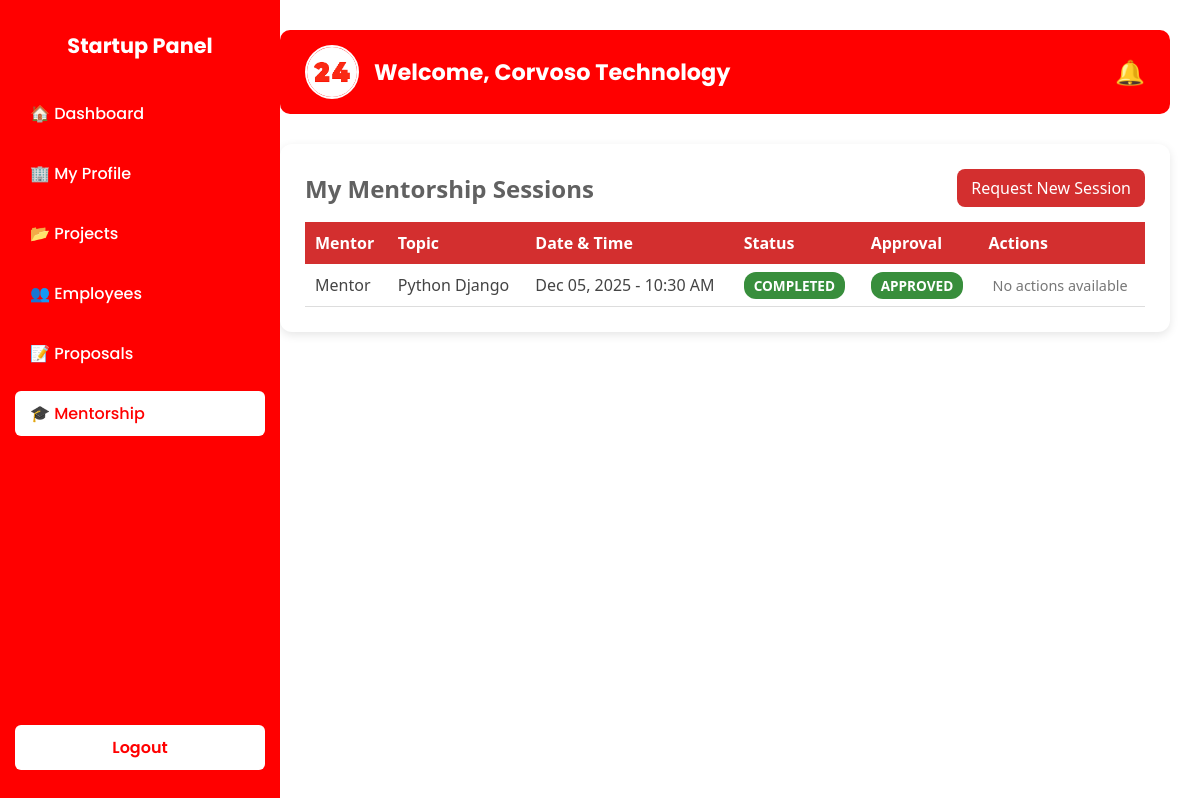
The app's page /startup/sessions/ (signed in), older data.
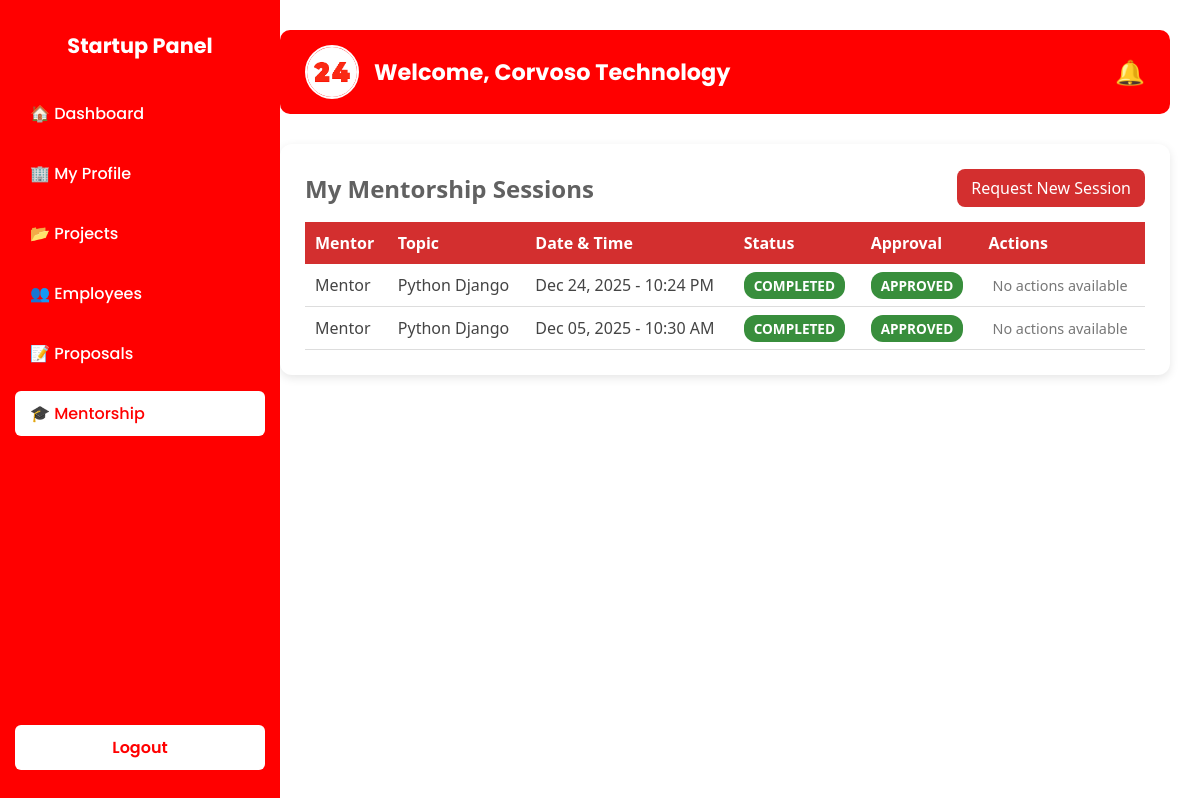
The same page, newer data.
### mentors/models.py (models this page shows, shortened)
class MentorshipSession(models.Model):
    mentor = models.ForeignKey(MentorProfile, on_delete=models.CASCADE, related_name="sessions")
    startup = models.ForeignKey(StartupProfile, on_delete=models.CASCADE, related_name="sessions")
    topic = models.CharField(max_length=100)
    session_date = models.DateTimeField()
    notes = models.TextField(blank=True, null=True)
    approval_status = models.CharField(
        max_length=20,
        choices=[
            ('PENDING', 'Pending Approval'),
            ('APPROVED', 'Approved'),
            ('REJECTED', 'Rejected'),
        ],
        default='PENDING'
    )
    status = models.CharField(
    max_length=20,
    choices=[
        ('REQUESTED', 'Requested'),   # <-- new option
        ('SCHEDULED', 'Scheduled'),
        ('COMPLETED', 'Completed'),
        ('CANCELLED', 'Cancelled'),
    ],
    default='REQUESTED'
)

class MentorProfile(models.Model):
    user = models.OneToOneField(CustomUser, on_delete=models.CASCADE, related_name="mentor_profile")
    expertise_area = models.CharField(max_length=200)
    profile_image = models.ImageField(
        upload_to="mentors/profile_images/",
        blank=True,
        null=True
    )
    experience_years = models.PositiveIntegerField(default=0)
    linkedin_profile = models.URLField(blank=True, null=True)

### accounts/models.py (models this page shows, shortened)
class CustomUser(AbstractUser):
    ROLE_CHOICES = [
        ('ADMIN', 'Admin'),
        ('STARTUP', 'Startup'),
        ('FREELANCER', 'Freelancer'),
        ('MENTOR', 'Mentor'),
        ('INVESTOR', 'Investor'),
    ]
    role = models.CharField(max_length=20, choices=ROLE_CHOICES, default='STARTUP')
    created_at = models.DateTimeField(auto_now_add=True)
    groups = models.ManyToManyField(
        Group,
        related_name='customuser_set',  # <--- change related_name
        blank=True,
        help_text='The groups this user belongs to.'
    )
    user_permissions = models.ManyToManyField(
        Permission,
        related_name='customuser_set',  # <--- change related_name
        blank=True,
        help_text='Specific permissions for this user.'
    )

### startup/views.py (the view)
# urls.py: path('sessions/', views.startup_sessions, name='startup_sessions'),
@login_required
def startup_sessions(request):
    startup = request.user.startup_profile
    sessions = MentorshipSession.objects.filter(startup=startup).order_by('-session_date')
    return render(request, 'startup_sessions_list.html', {
        'sessions': sessions,
        'profile': request.user.startup_profile
    })

### startup/templates/startup_sessions_list.html (shortened to what this page needs)
{% extends 'base_startup.html' %}
{% block content %}
<div class="panel">
    <div class="header">
        <h2>My Mentorship Sessions</h2>
        <a href="{% url 'startup:create_session' %}" class="btn btn-primary">
            Request New Session
        </a>
    </div>
    <table class="table">
        <thead>
            <tr>
                <th>Mentor</th>
                <th>Topic</th>
                <th>Date & Time</th>
                <th>Status</th>
                <th>Approval</th>
                <th>Actions</th>
            </tr>
        </thead>
        <tbody>
            {% for session in sessions %}
            <tr>
                <td>{{ session.mentor.user.username }}</td>
                <td>{{ session.topic }}</td>
                <td>{{ session.session_date|date:"M d, Y - h:i A" }}</td>
                <td>
                    <span class="badge {{ session.status|lower }}">
                        {{ session.status }}
                    </span>
                </td>
                <td>
                    <span class="badge {{ session.approval_status|lower }}">
                        {{ session.approval_status }}
                    </span>
                </td>
                <td>
                    {% if session.status != 'COMPLETED' %}
                        <a href="{% url 'startup:session_detail' session.id %}"
                           class="action-link">
                            View
                        </a>
                        {% if session.status != 'CANCELLED' %}
                            |
                            <a href="{% url 'startup:update_session' session.id %}"
                               class="action-link">
                                Edit
                            </a>
                            {% if session.approval_status == 'APPROVED' %}
                                <span class="muted">(Re-approval required)</span>
                            {% elif session.approval_status == 'PENDING' %}
                                <span class="muted">(Awaiting approval)</span>
                            {% elif session.approval_status == 'REJECTED' %}
                                <span class="muted">(Rejected)</span>
                            {% endif %}
                            |
                            <a href="{% url 'startup:cancel_session' session.id %}"
                               class="action-link cancel">
                                Cancel
                            </a>
                        {% endif %}
                    {% else %}
                        <span class="muted">No actions available</span>
                    {% endif %}
                </td>
            </tr>
            {% empty %}
            <tr>
                <td colspan="6" style="text-align:center;">
                    No mentorship sessions found.
                </td>
            </tr>
            {% endfor %}
        </tbody>
    </table>
</div>
{% endblock %}

Row changes from the older to the newer data that the page shows:
added MentorshipSession: mentor.user.username "Mentor", topic "Python Django", session_date "Dec 24, 2025 - 10:24 PM", status "COMPLETED", approval_status "APPROVED", shows "No actions available"
